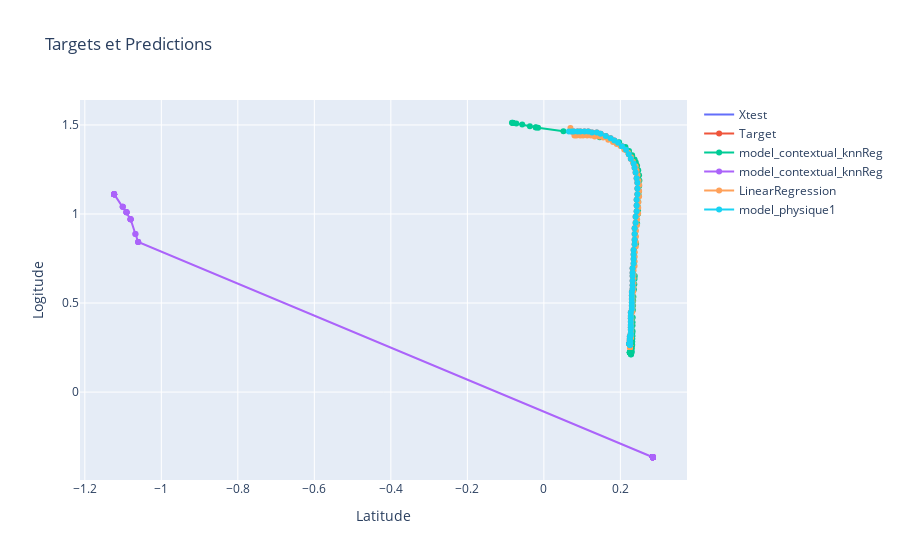

Write notebook code for a chart like this one.
### Code cell
nb_points = 100
begin_point = np.random.randint(0,13690-nb_points)
end_point = begin_point+nb_points
evaluateur.scatterPred(begin_point,end_point)
